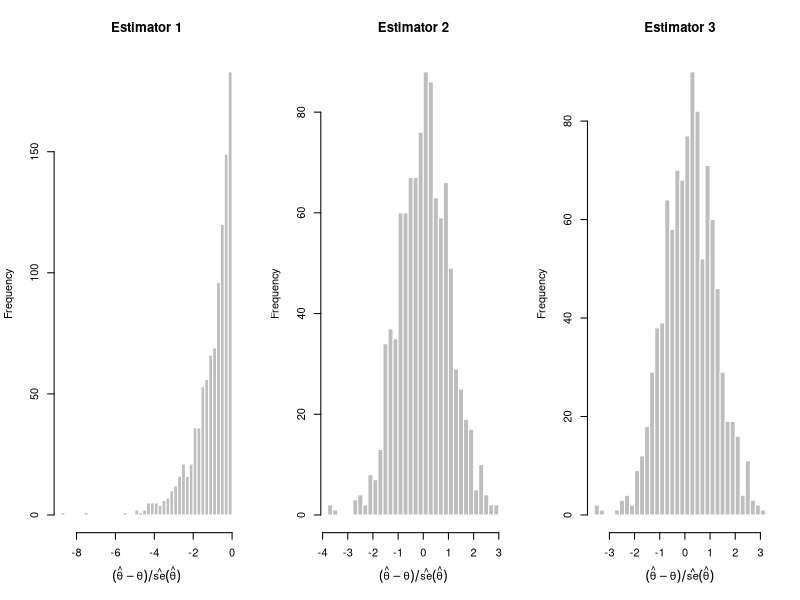

This chart was generated by the following R code:
# 1000 samples each of size 30, from U(0, θ) distribution
roll.number <- 2307
theta <- 0.1 * (roll.number %% 100)

n <- 30
m <- 1000

# theta . hat below will be a m X 2 matrix ;
# two columns for the three estimators:
#t returns the transpose
theta.hat <- t(sapply(1:m,function(e) {
    x <- runif(n,0,theta)
    c(max(x),2*mean(x),(2+1/n)*mean(x))
}))

#theta.hat

# estimated MSE for the three estimators
mse.hat <- apply ( theta.hat , 2, function ( x ) { mean ( x - theta ) ^2 } )

# true MSE
mse <- theta^2 * c(
    1 / ( n + 1 ) ^2 + n / ( n + 2 ) - ( n / ( n + 1 ) ) ^2 ,
    1 / ( 3 * n ) ,
    0.25 / n ^2 + ( 2 + 1 / n ) ^2 / ( 12 * n )
)

# difference between true MSE and estimated MSE
mse.table <- cbind ( mse , mse.hat , abs ( mse - mse.hat ) , abs ( ( mse - mse.hat ) / mse
) )
colnames ( mse.table ) <- c( 'mse', 'mse.hat ', 'absdiff ','reldiff' )
rownames ( mse.table ) <- paste ( 'theta', 1: ncol ( theta.hat ) , sep = '')
print ( mse.table )

op <- par ( mfrow = c( 1, ncol ( theta.hat ) ) )
for ( i in 1: ncol (theta.hat ) )
	hist ( ( theta.hat[ ,i] - theta ) / sd( theta.hat [,i] ) ,
	breaks = 'FD', col = 'gray', border = 'white', main = paste ( 'Estimator',i )
	,xlab = expression (( hat( theta ) - theta) / hat (se)(hat( theta ))))
par ( op )
